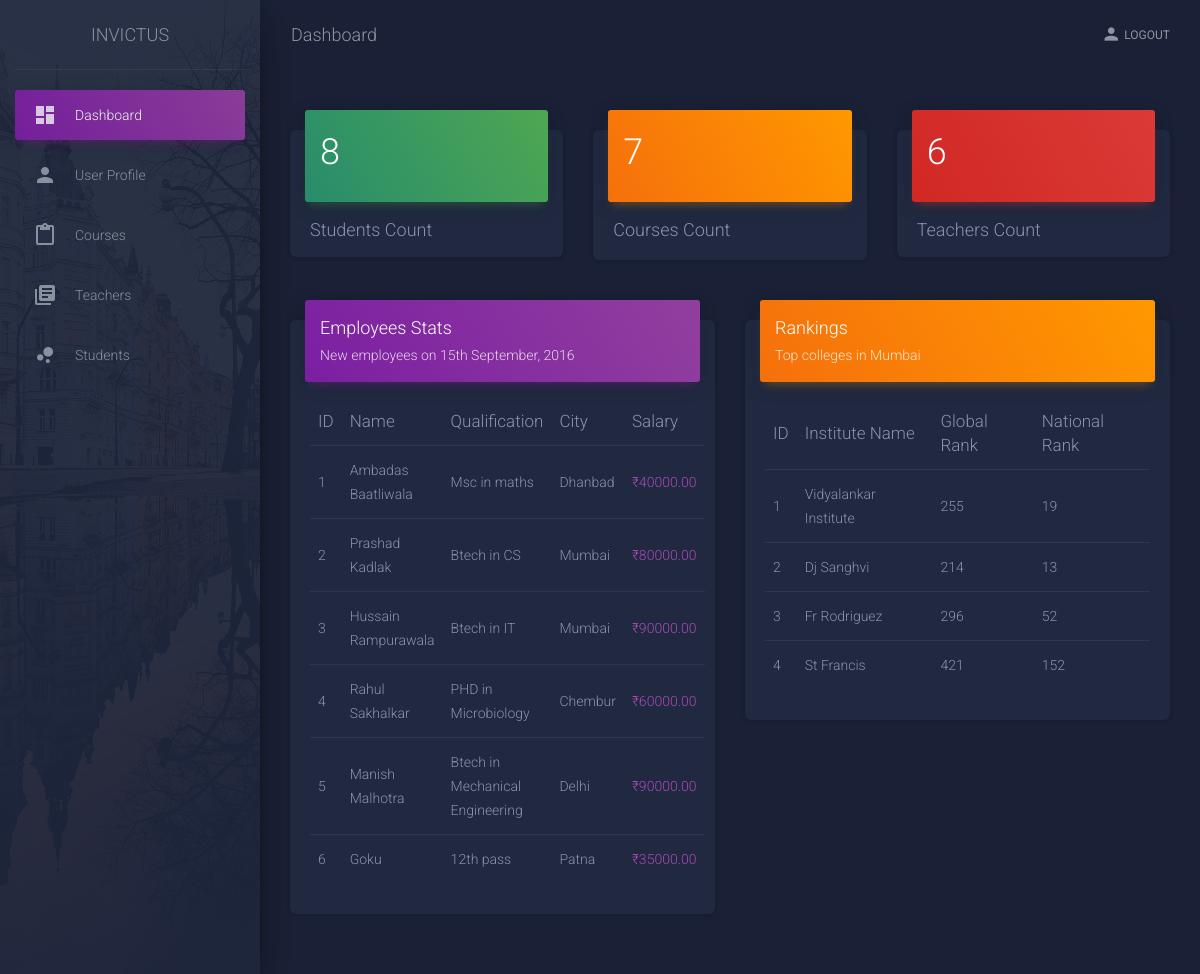
The page / on the database its author committed.
### core/models.py (models this page shows, shortened)
class Teacher(models.Model):
    name = models.CharField(max_length=200, null=True, blank=True)
    qualification = models.CharField(max_length=200, null=True, blank=True)
    city = models.CharField(max_length=200, null=True, blank=True)
    salary = models.DecimalField(max_digits=7 ,decimal_places=2, null=True, blank=True)
    created = models.DateTimeField(auto_now_add=True)
    id = models.UUIDField(default=uuid.uuid4, unique=True, primary_key=True, editable=False)

### core/views.py (the view)
# urls.py: path('', views.home, name='home'),
def home(request):
    courses_count = Course.objects.all().count()
    teachers = Teacher.objects.all()
    teachers_count = teachers.count()
    students_count = Student.objects.all().count()
    context = {'teachers': teachers, 'courses_count': courses_count, 'teachers_count': teachers_count, 'students_count': students_count}
    return render(request, 'core/dashboard.html', context)

### core/templates/core/dashboard.html (shortened to what this page needs)
{% load static %}
<!DOCTYPE html>
<html lang="en">
<head>
  <link rel="stylesheet" href="https://maxcdn.bootstrapcdn.com/font-awesome/latest/css/font-awesome.min.css">
  <link href="{% static 'assets/css/material-dashboard.css' %}" rel="stylesheet" />
  <link href="{% static 'assets/demo/demo.css' %}" rel="stylesheet" />
</head>
<body class="dark-edition">
  <div class="wrapper ">
    <div class="sidebar" data-color="purple" data-background-color="black" data-image="{% static 'assets/img/sidebar-2.jpg' %}">
      <div class="logo"><a href="{% url 'home' %}" class="simple-text logo-normal">
          Invictus
        </a></div>
      <div class="sidebar-wrapper">
        <ul class="nav">
          <li class="nav-item active">
            <a class="nav-link" href="{% url 'home' %}">
              <i class="material-icons">dashboard</i>
              <p>Dashboard</p>
            </a>
          </li>
          <li class="nav-item ">
            <a class="nav-link" href="{% url 'user-profile' %}">
              <i class="material-icons">person</i>
              <p>User Profile</p>
            </a>
          </li>
          <li class="nav-item ">
            <a class="nav-link" href="{% url 'courses' %}">
              <i class="material-icons">content_paste</i>
              <p>Courses</p>
            </a>
          </li>
          <li class="nav-item ">
            <a class="nav-link" href="{% url 'teachers' %}">
              <i class="material-icons">library_books</i>
              <p>Teachers</p>
            </a>
          </li>
          <li class="nav-item ">
            <a class="nav-link" href="{% url 'students' %}">
              <i class="material-icons">bubble_chart</i>
              <p>Students</p>
            </a>
          </li>
        </ul>
      </div>
    </div>
    <div class="main-panel">
      <nav class="navbar navbar-expand-lg navbar-transparent navbar-absolute fixed-top " id="navigation-example">
        <div class="container-fluid">
          <div class="navbar-wrapper">
            <a class="navbar-brand" href="javascript:void(0)">Dashboard</a>
          </div>
          <div class="collapse navbar-collapse justify-content-end">
            <ul class="navbar-nav">
              <li class="nav-item">
                <a class="nav-link" href="{% url 'logout' %}">
                  <i class="material-icons">person</i>Logout
                </a>
              </li>
            </ul>
          </div>
        </div>
      </nav>
      <div class="content">
        <div class="container-fluid">
          <div class="row">
            <div class="col-xl-4 col-lg-12">
              <div class="card card-chart">
                <div class="card-header card-header-success">
                  <h2>{{students_count}}</h2>
                </div>
                <div class="card-body">
                  <h4 class="card-title">Students Count</h4>
                </div>
              </div>
            </div>
            <div class="col-xl-4 col-lg-12">
              <div class="card card-chart">
                <div class="card-header card-header-warning">
                 <h2>{{courses_count}}</h2>
                </div>
                <div class="card-body">
                  <h4 class="card-title">Courses Count</h4>
                </div>
              </div>
            </div>
            <div class="col-xl-4 col-lg-12">
              <div class="card card-chart">
                <div class="card-header card-header-danger">
                  <h2 class="">{{teachers_count}}</h2>
                </div>
                <div class="card-body">
                  <h4 class="card-title">Teachers Count</h4>
                </div>
              </div>
            </div>
          </div>
          <div class="row">
            <div class="col-lg-6 col-md-12">
              <div class="card">
                <div class="card-header card-header-primary">
                  <h4 class="card-title">Employees Stats</h4>
                  <p class="card-category">New employees on 15th September, 2016</p>
                </div>
                <div class="card-body table-responsive">
                  <table class="table table-hover">
                    <thead class="text-warning">
                      <th>ID</th>
                      <th>Name</th>
                      <th>Qualification</th>
                      <th>City</th>
                      <th>Salary</th>
                    </thead>
                    <tbody>
                      {% for teacher in teachers %}
                      <tr>
                        <td>{{forloop.counter}}</td>
                        <td>{{teacher.name}}</td>
                        <td>{{teacher.qualification}}</td>
                        <td>{{teacher.city}}</td>
                        <td class="text-primary ml-3">&#8377;{{teacher.salary}}   </td>
                      </tr>
                      {% endfor %}
                    </tbody>
                  </table>
                </div>
              </div>
            </div>
            <div class="col-lg-6 col-md-12">
              <div class="card">
                <div class="card-header card-header-warning">
                  <h4 class="card-title">Rankings</h4>
                  <p class="card-category">Top colleges in Mumbai</p>
                </div>
                <div class="card-body table-responsive">
                  <table class="table table-hover">
                    <thead class="text-warning">
                      <th>ID</th>
                      <th>Institute Name</th>
                      <th>Global Rank</th>
                      <th>National Rank</th>
                    </thead>
                    <tbody>
                      <tr>
                        <td>1</td>
                        <td>Vidyalankar Institute</td>
                        <td>255</td>
                        <td>19</td>
                      </tr>
                      <tr>
                        <td>2</td>
                        <td>Dj Sanghvi</td>
                        <td>214</td>
                        <td>13</td>
                      </tr>
                      <tr>
                        <td>3</td>
                        <td>Fr Rodriguez</td>
                        <td>296</td>
                        <td>52</td>
                      </tr>
                      <tr>
                        <td>4</td>
                        <td>St Francis</td>
                        <td>421</td>
                        <td>152</td>
                      </tr>
                    </tbody>
                  </table>
                </div>
              </div>
            </div>
          </div>
        </div>
      </div>
    </div>
  </div>
</body>
</html>

### rows shown on the page
Teacher: name "Ambadas Baatliwala", qualification "Msc in maths", city "Dhanbad", salary "40000.00"
Teacher: name "Prashad Kadlak", qualification "Btech in CS", city "Mumbai", salary "80000.00"
Teacher: name "Hussain Rampurawala", qualification "Btech in IT", city "Mumbai", salary "90000.00"
Teacher: name "Rahul Sakhalkar", qualification "PHD in Microbiology", city "Chembur", salary "60000.00"
Teacher: name "Manish Malhotra", qualification "Btech in Mechanical Engineering", city "Delhi", salary "90000.00"
Teacher: name "Goku", qualification "12th pass", city "Patna", salary "35000.00"

### other values the page prints
{{ students_count }} "8"
{{ courses_count }} "7"
{{ teachers_count }} "6"
